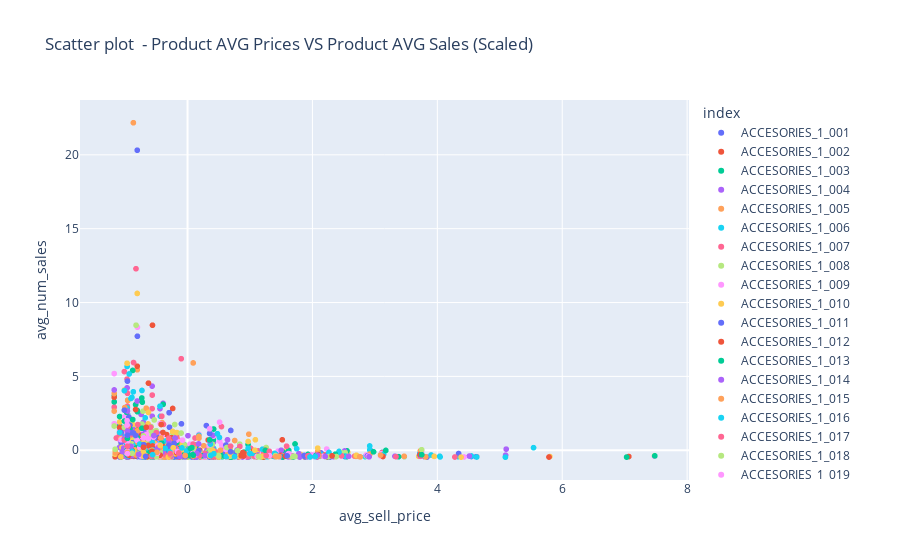

Write notebook code for a chart like this one.
### Code cell
px.scatter(scaled_df, x ='avg_sell_price', y = 'avg_num_sales', color = df.index, title = 'Scatter plot  - Product AVG Prices VS Product AVG Sales (Scaled)')
